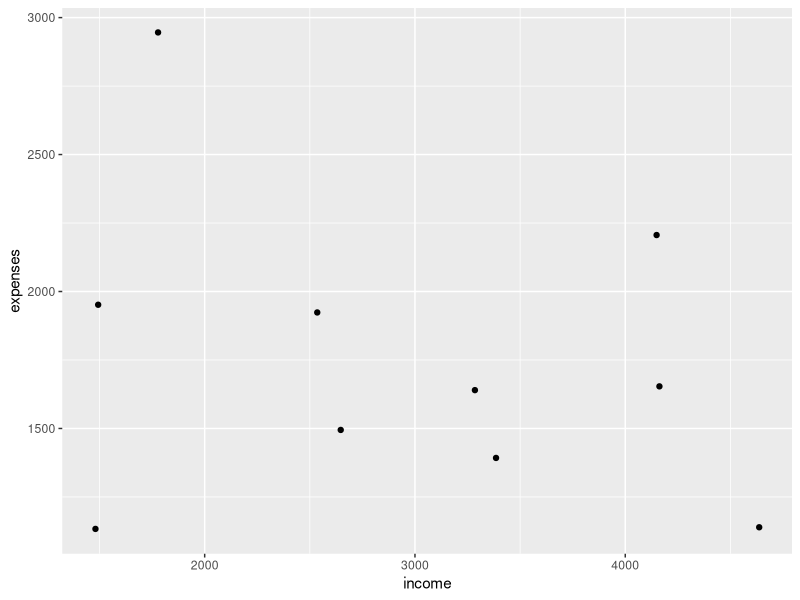
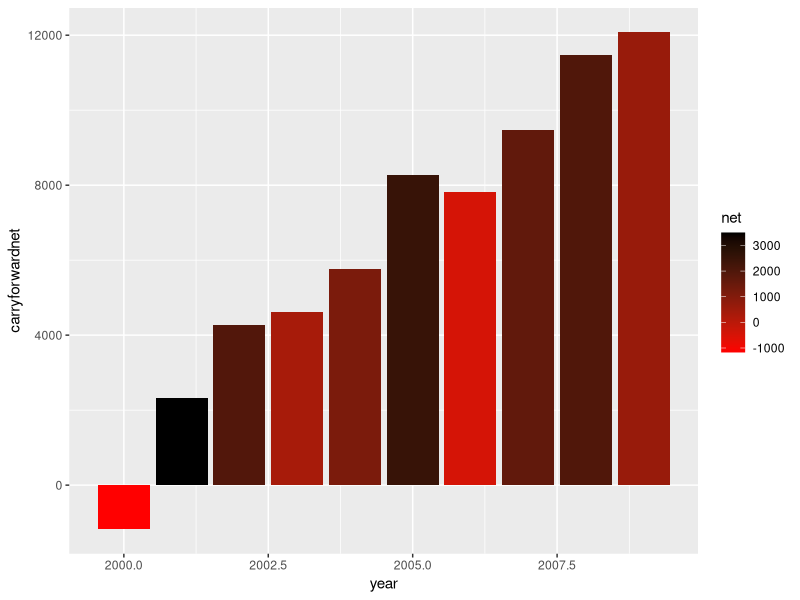

The R source for these figures, in order:
## ---- chunk 1
library(tidyverse)
library(ggplot2)
a=0
for (i in 1:5) {
 a = a+i
}
a

# if you want to keep track of a for each iteration
# start with a data structure to hold the results - 
# there will be 5 iterations, so a vector of length 5
# initialize to 0 

av = rep(x=0, times=5)

# now we can fill in the vector with the sum at each iteration
# we can use the counter (i) to access the correct element of the vector
# note that we have to treat the first iteration differently because we don't have a previous value to add to

for (i in 1:5) {
  if (i==1) {
    av[i] = 1
  } else {
  av[i] = av[i-1]+i ##last time i went through the loop 
  }
}
av

testnumbers = runif(min=0, max=20, n=100)
total = 0
nvalues = 100
for (i in 1:nvalues) {
  total = testnumbers[i]+total
}
total/nvalues

mean(testnumbers)
## ---- chunk 2

# lets say we wanted to look at income minus expenses for net income
# create some data for an example

income = runif(min=1000, max=5000, n=10)
income

expenses = rnorm(mean=1500, sd=500, n=10)
expenses

# it is possible that this approach could generate negative expenses
expenses = ifelse(expenses < 0, 0, expenses)

# lets make this a data frame for organization
account = data.frame(income=income, expenses=expenses)
# lets add a year
account$year = seq(from=2000, length.out=nrow(account))

# now compute net income - we could do this with a loop but R is designed to do this without loops
# normally we can just do
account = account %>% mutate(net = income-expenses)
head(account)





## ---- chunk 3
# lets plot
ggplot(account, aes(income, expenses))+geom_point()

## ---- chunk 4
# note that I can use any variable I want as a counter -
# notice how I'm now using n to access each row of the data frame
for (n in 1:10) {
  account$netloop[n] = account$income[n]-account$expenses[n]
}

# as expected net and netloop are the same :)
head(account)


# note: we treat the first year differently because we don't have carry forward
# initialize our column to zero, start counter (n) at 2 instead of 1
# make the first value equal to the net of first year

account$carryforwardnet = 0
account$carryforwardnet[1]=account$net[1]
# now loop - looking backward one year to get previous years carry forward
for (n in 2:10) {
  account$carryforwardnet[n] = account$net[n]+account$carryforwardnet[n-1]
}

# plot - use color to show current year's contribution as positive or negative
ggplot(account, aes(year, carryforwardnet, fill=net, group=year))+geom_col()+
  scale_fill_gradient(low="red", high="black")
## ---- chunk 5
#speed limit 
speedthresh = 120 
#create some sample speeds
speeds = runif(min=0, max = 15, n=300)
nthresh = 0
for ( i in 1:length(speeds)) {
  if(speeds[i] > speedthresh)
     nthresh = nthresh + 1
}

nthresh
# make up sample data
speeds = runif(min = 0, max = 50, n = 300)
# setting a named variable for the threshold makes the code easier to read
hunting_speed = 35
social_speed = 5
num_hunting_speed = 0 
num_social_speed = 0
for (i in 1:length(speeds)) {
  num_hunting_speed = num_hunting_speed + ifelse(speeds[i] >= hunting_speed, 1, 0)
  num_social_speed = num_social_speed + ifelse(speeds[i] < social_speed, 1, 0)
  
}
num_hunting_speed
num_social_speed

# other speeds are traveling, is remainder
num_traveling_speed = length(speeds) - num_hunting_speed - num_social_speed

# as a percent of recorded speeds
num_hunting_speed/length(speeds)*100
